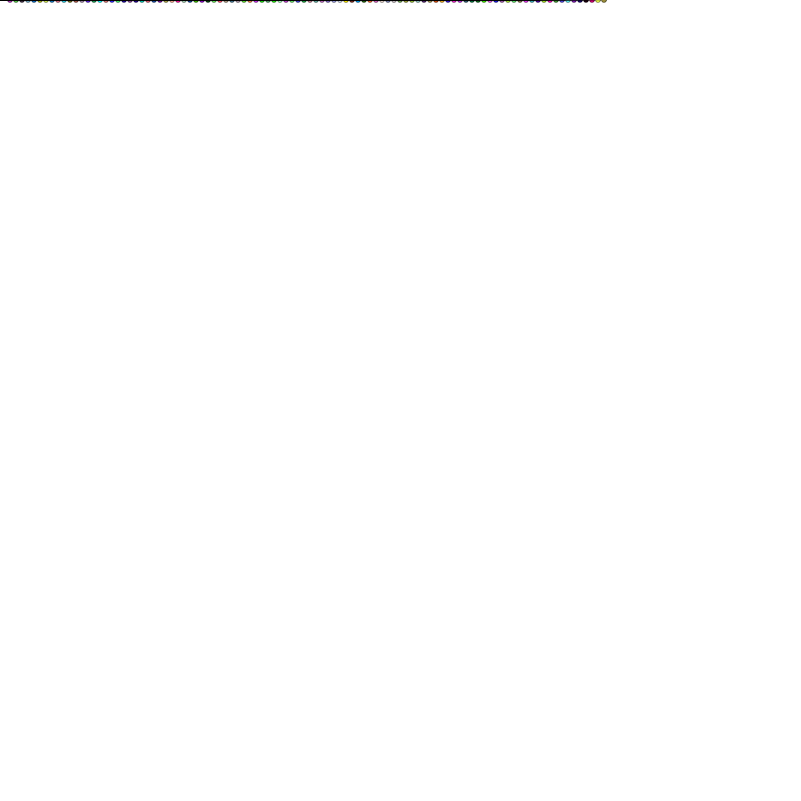
Frame 1 (no input)
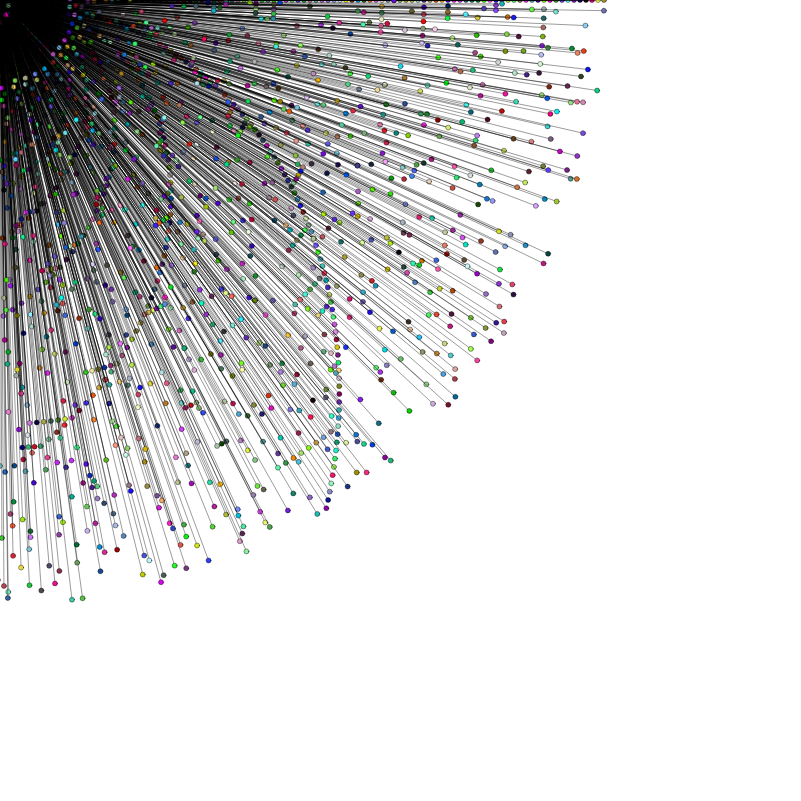
Frame 60 (no input)
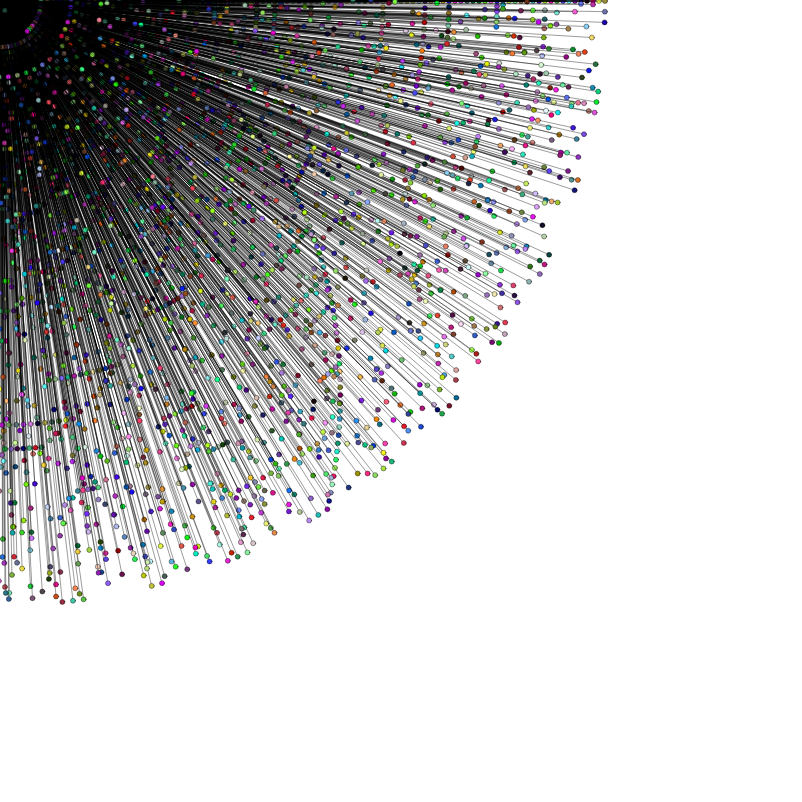
Frame 120 (the mouse pressed at the canvas centre since frame 60)

The p5.js sketch that drew these frames (run headless with seeded random() and noise() and a simulated clock; from frame 60 on, the mouse is pressed at the canvas centre):

// p5.js sketch
// ── sketch.js

let swirlything = [];
let swirlythingcount = 100;

function setup() {
  cursorblindness = createCanvas(1600, 1600);
  for(let i = 0; i < swirlythingcount; i++){
    swirlything[i] = new swirlythingconstructor(i)
  }
}

function draw() {
  background(255,255,255,0);
  colorMode(RGB);
  translate(799,799);
  for(let i = 0; i < swirlythingcount; i++){
    swirlything[i].display();
    swirlything[i].update();
  }
  cursorblindness.position(winMouseX-799,winMouseY-799)
}
class swirlythingconstructor{
  constructor(n){
    this.angle = 0;
    this.anglespeed = 0.01 + n * 0.01;
    this.radius = 10 + n * 6;
  }

  update(){
    this.angle += this.anglespeed;
  }
  display(){
    let x = this.radius * cos(this.angle);
    let y = this.radius * sin(this.angle);
    stroke(0,100);
    line(0,0,x,y);
    fill((random(0,255)),(random(0,255)),(random(0,255)));
    ellipse(x,y,5,5);
  }
}
